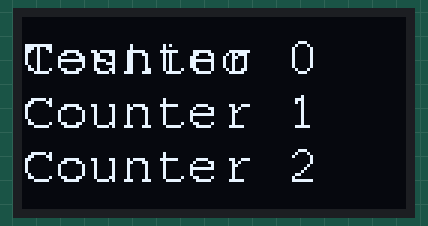
Simulated run of this sketch. Board: ESP32. On the bench: 128×64 one-colour display. The display library's start-up logo is not drawn; what the sketch prints to the serial monitor is not drawn.

Above: at 2.3 s.
At 6.3 s:
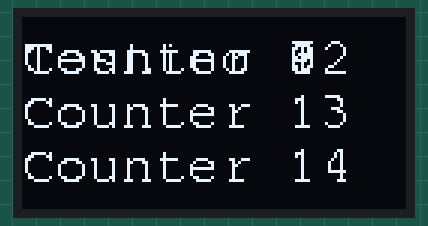
At 11.3 s:
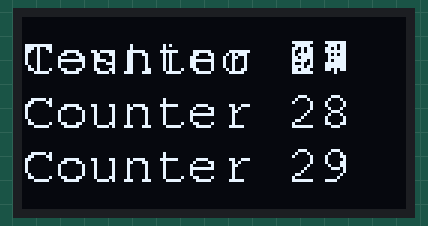
At 20.3 s:
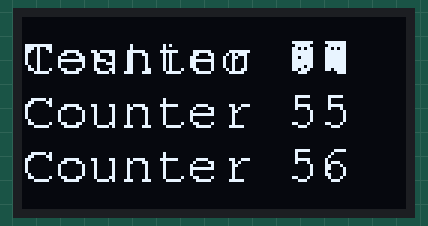
At 29.3 s:
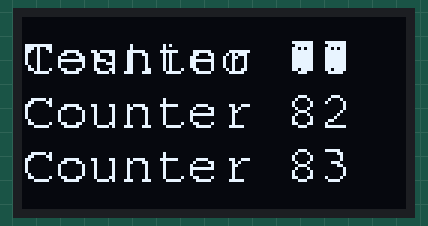
At 38.3 s:
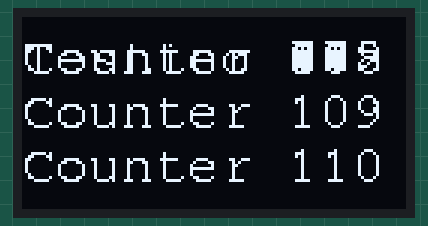

Measured:
- what the display in image 0 shows lasts 0.9 s, from 2.2 s to 3.1 s

The sketch:

tft-testing.ino
```cpp
#include <Arduino.h>
#include <Adafruit_GFX.h>
#include <Adafruit_SSD1306.h>
#include <Adafruit_SH110X.h>
#include <Fonts/FreeMono12pt7b.h>
#include <Fonts/FreeMono18pt7b.h>
#include <Fonts/FreeMono24pt7b.h>
#include <Fonts/FreeMono9pt7b.h>
#include <Fonts/FreeSans12pt7b.h>
#include <Fonts/FreeSans18pt7b.h>
#include <Fonts/FreeSans24pt7b.h>
#include <Fonts/FreeSans9pt7b.h>

#define SCREEN_WIDTH 128
#define SCREEN_HEIGHT 64
#define TEXT_SIZE 1
#define ROTATION 0
#define TEXT_FONT &FreeMono9pt7b
#define OLED_ADDRESS 0x3C
#define TEXT_COLOUR WHITE
#define BACKGROUND_COLOUR BLACK

#define SCREEN_TYPE OLED_SSD1306

#if SCREEN_TYPE == OLED_SSD1306
Adafruit_SSD1306 oled = Adafruit_SSD1306(SCREEN_WIDTH, SCREEN_HEIGHT, &Wire);
#elif SCREEN_TYPE == OLED_SH1106
Adafruit_SH1106G oled = Adafruit_SH1106G(SCREEN_WIDTH, SCREEN_HEIGHT, &Wire);
#endif

uint8_t fontHeight = 0;
uint8_t fontWidth = 0;
uint8_t maxRows = 0;
uint8_t maxColumns = 0;

unsigned long lastDisplay = 0;
unsigned long displayDelay = 1000;

void setup() {
  Serial.begin(115200);
  Serial.println(F("OLED Testing"));
  const GFXfont *gfxFont = TEXT_FONT;
#if SCREEN_TYPE == OLED_SSD1306
  oled.begin(SSD1306_SWITCHCAPVCC, OLED_ADDRESS);
#elif SCREEN_TYPE == OLED_SH1106
  oled.begin(OLED_ADDRESS);
#endif
  oled.setRotation(ROTATION);
  oled.setFont(gfxFont);
  oled.setTextSize(TEXT_SIZE);
  oled.setTextColor(TEXT_COLOUR);
  oled.display();
  delay(2000);
  oled.clearDisplay();
  oled.display();
  fontHeight = gfxFont->yAdvance;
  fontWidth = getTextWidth();
  maxRows = oled.height() / fontHeight;
  maxColumns = oled.width() / fontWidth;
  Serial.print(F("Setup done: fontHeight|fontWidth|tftHeight|tftWidth|maxRows|maxColumns: "));
  Serial.print(fontHeight);
  Serial.print(F("|"));
  Serial.print(fontWidth);
  Serial.print(F("|"));
  Serial.print(oled.height());
  Serial.print(F("|"));
  Serial.print(oled.width());
  Serial.print(F("|"));
  Serial.print(maxRows);
  Serial.print(F("|"));
  Serial.println(maxColumns);
  oled.setCursor(0, fontHeight);
  oled.print("Testing");
  oled.display();
}

uint8_t counter = 0;

void loop() {
  if (millis() - lastDisplay > displayDelay) {
    lastDisplay = millis();
    // oled.clearDisplay();
    // oled.display();
    for (uint8_t i = 0; i < maxRows; i++) {
      int16_t y = (i * fontHeight) + fontHeight;
      clearRow(i, BACKGROUND_COLOUR);
      oled.setTextColor(TEXT_COLOUR);
      oled.setCursor(0, y);
      oled.print("Counter ");
      oled.print(counter++);
    }
    oled.display();
  }
}

uint8_t getTextWidth() {
  int16_t x1, y1;
  uint16_t w, h;
  oled.getTextBounds("A", 0, 0, &x1, &y1, &w, &h);
  return w;
}

void clearRow(uint8_t row, uint16_t backgroundColour) {
  int16_t x = 0;
  int16_t y = (row * fontHeight) + fontHeight;
  int16_t w = fontWidth * maxColumns;
  int16_t h = fontHeight;
  oled.fillRect(x, y, w, h, backgroundColour);
  oled.display();
}
```
